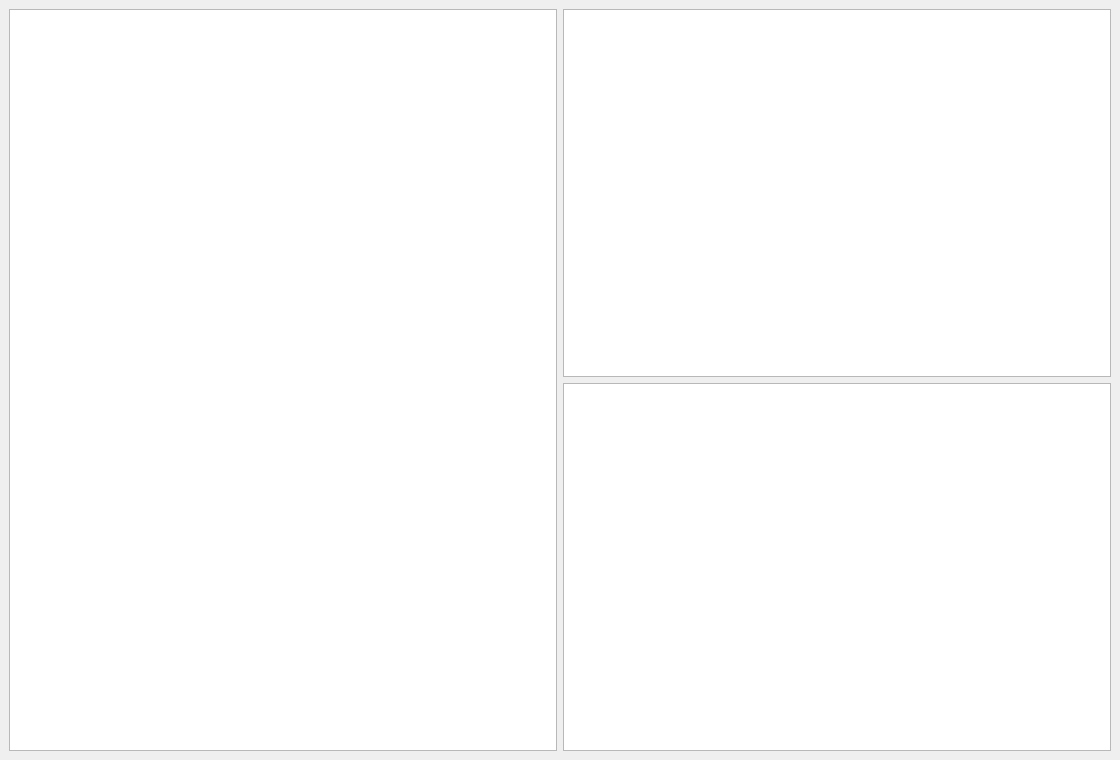
<?xml version="1.0" encoding="UTF-8"?>
<ui version="4.0">
 <class>MainWindow</class>
 <widget class="QMainWindow" name="MainWindow">
  <property name="geometry">
   <rect>
    <x>0</x>
    <y>0</y>
    <width>1120</width>
    <height>760</height>
   </rect>
  </property>
  <property name="windowTitle">
   <string>御坂学习强国助手</string>
  </property>
  <widget class="QWidget" name="centralwidget">
   <layout class="QHBoxLayout" name="horizontalLayout">
    <item>
     <widget class="QGraphicsView" name="img_out"/>
    </item>
    <item>
     <layout class="QVBoxLayout" name="verticalLayout" stretch="5,5">
      <item>
       <widget class="QTextEdit" name="Rec_out">
        <property name="font">
         <font>
          <family>微软雅黑</family>
          <pointsize>12</pointsize>
         </font>
        </property>
       </widget>
      </item>
      <item>
       <widget class="QTextBrowser" name="Ans">
        <property name="html">
         <string>&lt;!DOCTYPE HTML PUBLIC &quot;-//W3C//DTD HTML 4.0//EN&quot; &quot;http://www.w3.org/TR/REC-html40/strict.dtd&quot;&gt;
&lt;html&gt;&lt;head&gt;&lt;meta name=&quot;qrichtext&quot; content=&quot;1&quot; /&gt;&lt;style type=&quot;text/css&quot;&gt;
p, li { white-space: pre-wrap; }
&lt;/style&gt;&lt;/head&gt;&lt;body style=&quot; font-family:'SimSun'; font-size:9pt; font-weight:400; font-style:normal;&quot;&gt;
&lt;p style=&quot;-qt-paragraph-type:empty; margin-top:0px; margin-bottom:0px; margin-left:0px; margin-right:0px; -qt-block-indent:0; text-indent:0px; font-family:'MS Shell Dlg 2'; font-size:8.25pt;&quot;&gt;&lt;br /&gt;&lt;/p&gt;&lt;/body&gt;&lt;/html&gt;</string>
        </property>
       </widget>
      </item>
     </layout>
    </item>
   </layout>
  </widget>
 </widget>
 <resources/>
 <connections/>
</ui>
